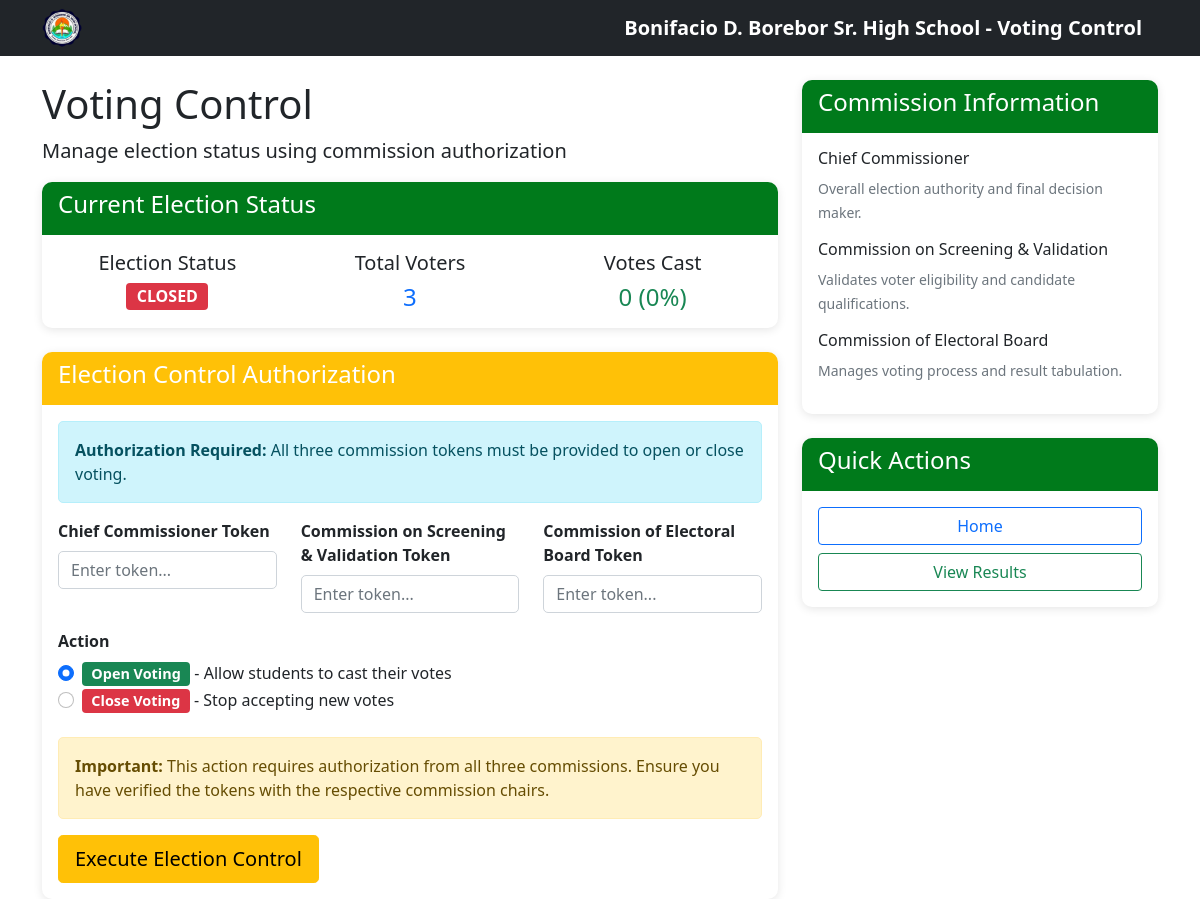
Page /voting_control.php on the earlier database version.
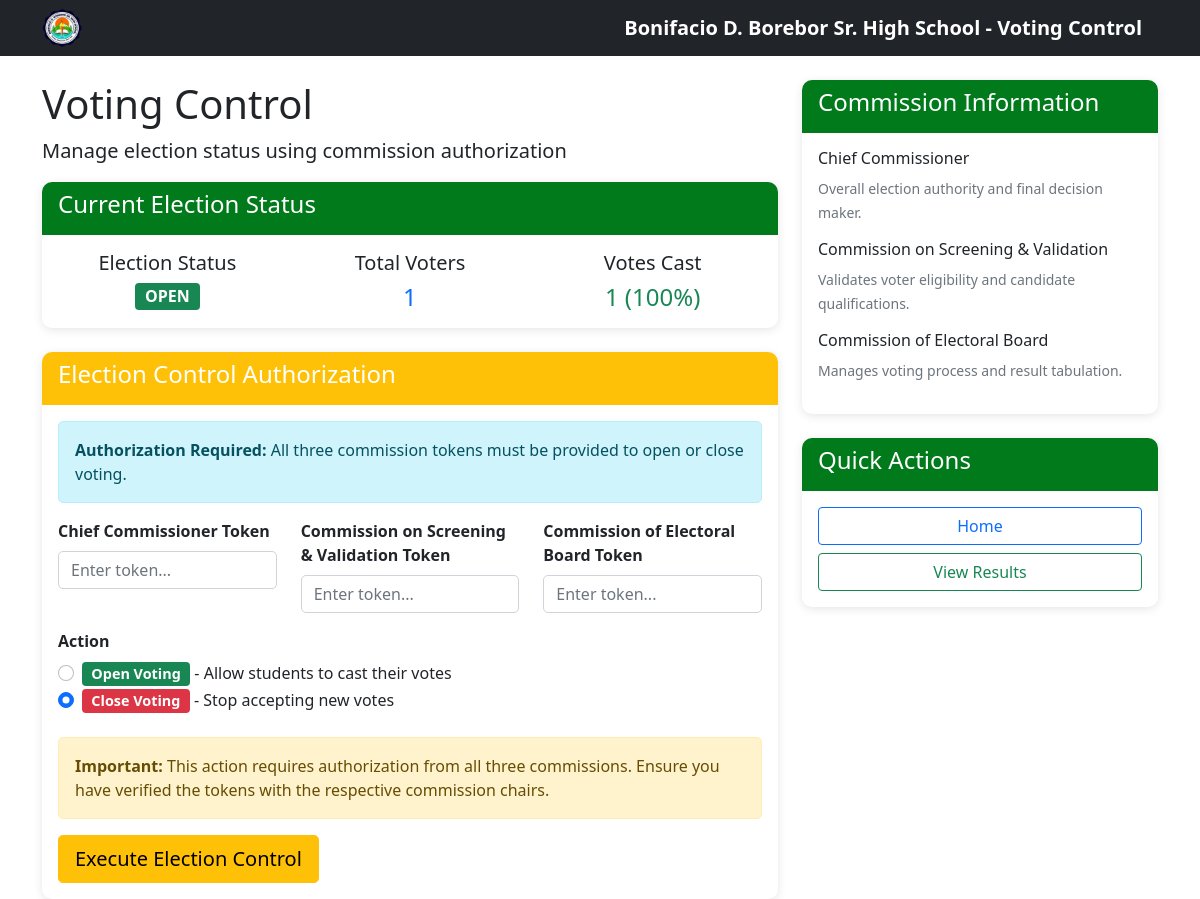
Same page on the later database version.
### tables this page shows
CREATE TABLE election_settings (
            id INTEGER PRIMARY KEY AUTOINCREMENT,
            election_name TEXT NOT NULL DEFAULT 'SSLG Election',
            election_token TEXT,
            is_open INTEGER NOT NULL DEFAULT 0,
            start_date TEXT,
            end_date TEXT,
            created_at TEXT DEFAULT CURRENT_TIMESTAMP,
            updated_at TEXT DEFAULT CURRENT_TIMESTAMP
        , logo_path TEXT, theme_color TEXT DEFAULT '#343a40', allowed_ips TEXT, chief_commissioner_token TEXT, screening_validation_token TEXT, electoral_board_token TEXT, require_open_tokens INTEGER NOT NULL DEFAULT 0);

### voting_control.php (the view, shortened to what the changed rows need)
<?php
$db = getDBConnection();
$election = $db->query("SELECT * FROM election_settings ORDER BY id DESC LIMIT 1")->fetch();
$total_voters = $db->query("SELECT COUNT(*) FROM users WHERE role = 'voter' AND is_active = 1")->fetchColumn();
$votes_cast = $db->query("SELECT COUNT(DISTINCT voter_id) FROM votes")->fetchColumn();
$completion_rate = $total_voters > 0 ? round(($votes_cast / $total_voters) * 100, 1) : 0;
?>
<!DOCTYPE html>
<html lang="en">
<head>
    <link href="https://cdn.jsdelivr.net/npm/bootstrap@5.1.3/dist/css/bootstrap.min.css" rel="stylesheet">
    <link href="assets/css/style.css" rel="stylesheet">
</head>
<body>
    <div class="container mt-4">
        <div class="row">
            <div class="col-lg-8">
                <h1>Voting Control</h1>
                <div class="card mb-4">
                    <div class="card-body">
                        <div class="row">
                            <div class="col-md-4">
                                <div class="text-center">
                                    <h5>Election Status</h5>
                                    <span class="badge fs-6 <?php echo $election['is_open'] ? 'bg-success' : 'bg-danger'; ?>">
                                        <?php echo $election['is_open'] ? 'OPEN' : 'CLOSED'; ?>
                                    </span>
                                </div>
                            </div>
                            <div class="col-md-4">
                                <div class="text-center">
                                    <h5>Total Voters</h5>
                                    <span class="h4 text-primary"><?php echo $total_voters; ?></span>
                                </div>
                            </div>
                            <div class="col-md-4">
                                <div class="text-center">
                                    <h5>Votes Cast</h5>
                                    <span class="h4 text-success"><?php echo $votes_cast; ?> (<?php echo $completion_rate; ?>%)</span>
                                </div>
                            </div>
                        </div>
                    </div>
                </div>
                <div class="card">
                    <div class="card-body">
                        <form method="POST" action="">
                            <div class="mb-4">
                                <div class="form-check">
                                    <input class="form-check-input" type="radio" name="action" id="action_open" value="open" <?php echo (!$election['is_open']) ? 'checked' : ''; ?>>
                                    <label class="form-check-label" for="action_open">
                                        <span class="badge bg-success">Open Voting</span> - Allow students to cast their votes
                                    </label>
                                </div>
                                <div class="form-check">
                                    <input class="form-check-input" type="radio" name="action" id="action_close" value="close" <?php echo $election['is_open'] ? 'checked' : ''; ?>>
                                    <label class="form-check-label" for="action_close">
                                        <span class="badge bg-danger">Close Voting</span> - Stop accepting new votes
                                    </label>
                                </div>
                            </div>
                        </form>
                    </div>
                </div>
            </div>
        </div>
    </div>
</body>
</html>

Differences in the rows shown:
changed election_settings: is_open "☑ Open Voting - Allow students t" → "☐ Open Voting - Allow students t"; is_open "☐ Close Voting - Stop accepting" → "☑ Close Voting - Stop accepting"
Other differences:
$total_voters: "3" → "1"
$votes_cast: "0" → "1"
$completion_rate: "0" → "100"
text no longer shown: "CLOSED"
text now shown: "OPEN"
